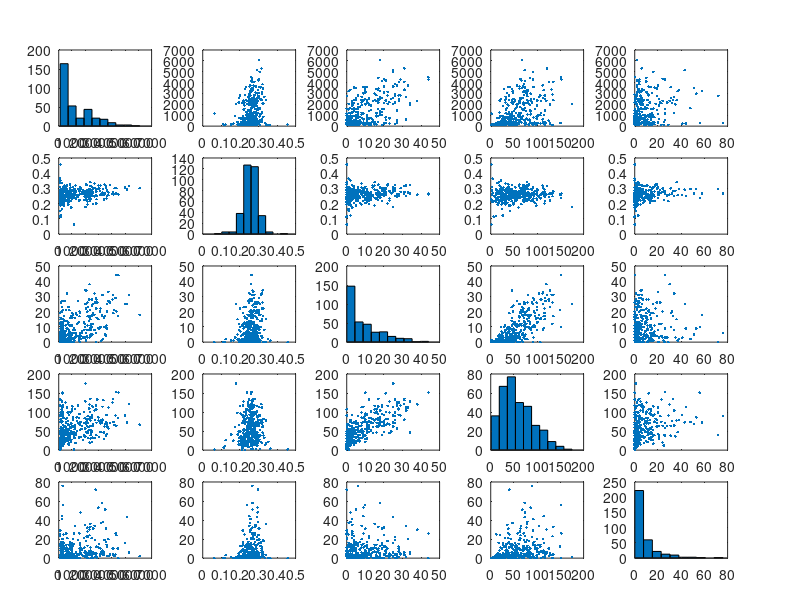
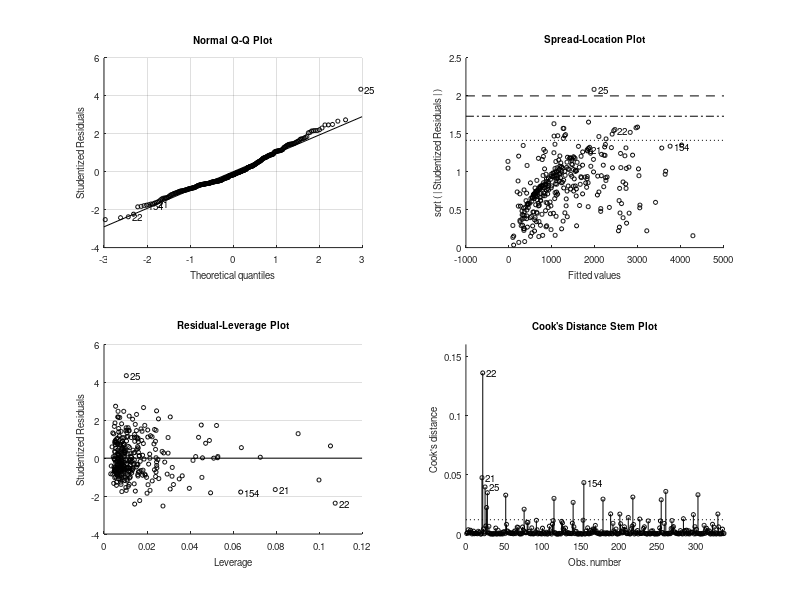

Recreate these plots in MATLAB, in order.
% Baseball stats and salary
% http://www4.stat.ncsu.edu/~boos/var.select/baseball.html

% VARIABLES IN FILE:
% Y        Salary (in thousands of dollars)
% X1       Batting average
% X2       On-base percentage
% X3       Number of runs
% X4       Number of hits
% X5       Number of doubles
% X6       Number of triples
% X7       Number of home runs
% X8       Number of runs batted in
% X9       Number of walks
% X10      Number of strike-outs
% X11      Number of stolen bases
% X12      Number of errors
% X13      Indicator of "free agency eligibility"
% X14      Indicator of "free agent in 1991/2"
% X15      Indicator of "arbitration eligibility"
% X16      Indicator of "arbitration in 1991/2"

clear

data=csvread('baseball.csv');
y=data(:,1);  % Salary
bat=data(:,2);  % Batting average
hr=data(:,8);   % Home runs
stk=data(:,11);  % Strike outs
sto=data(:,12);  % Stolen bases

X=[bat hr stk sto];

plotmatrix([y X])
fitlm(X,y)
